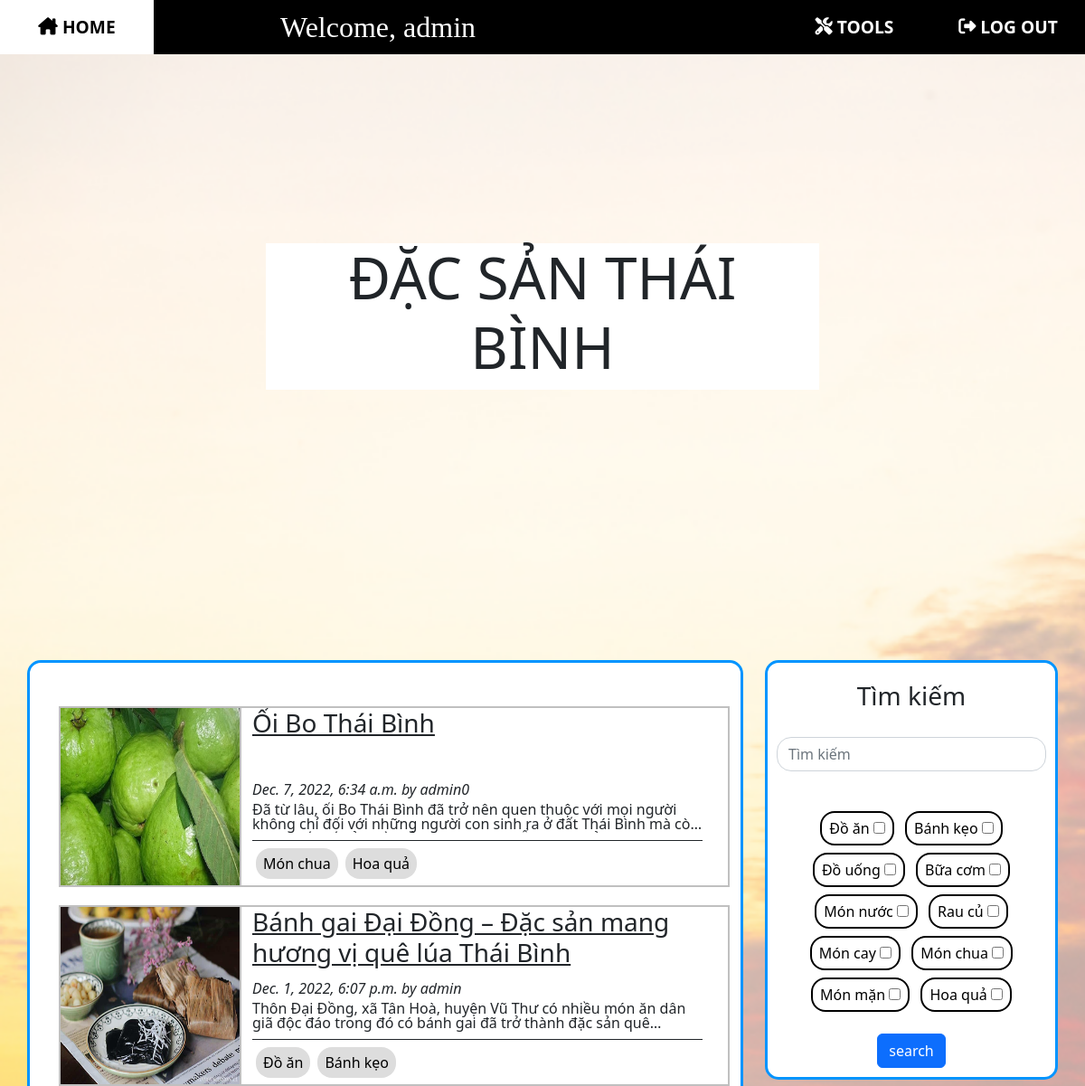
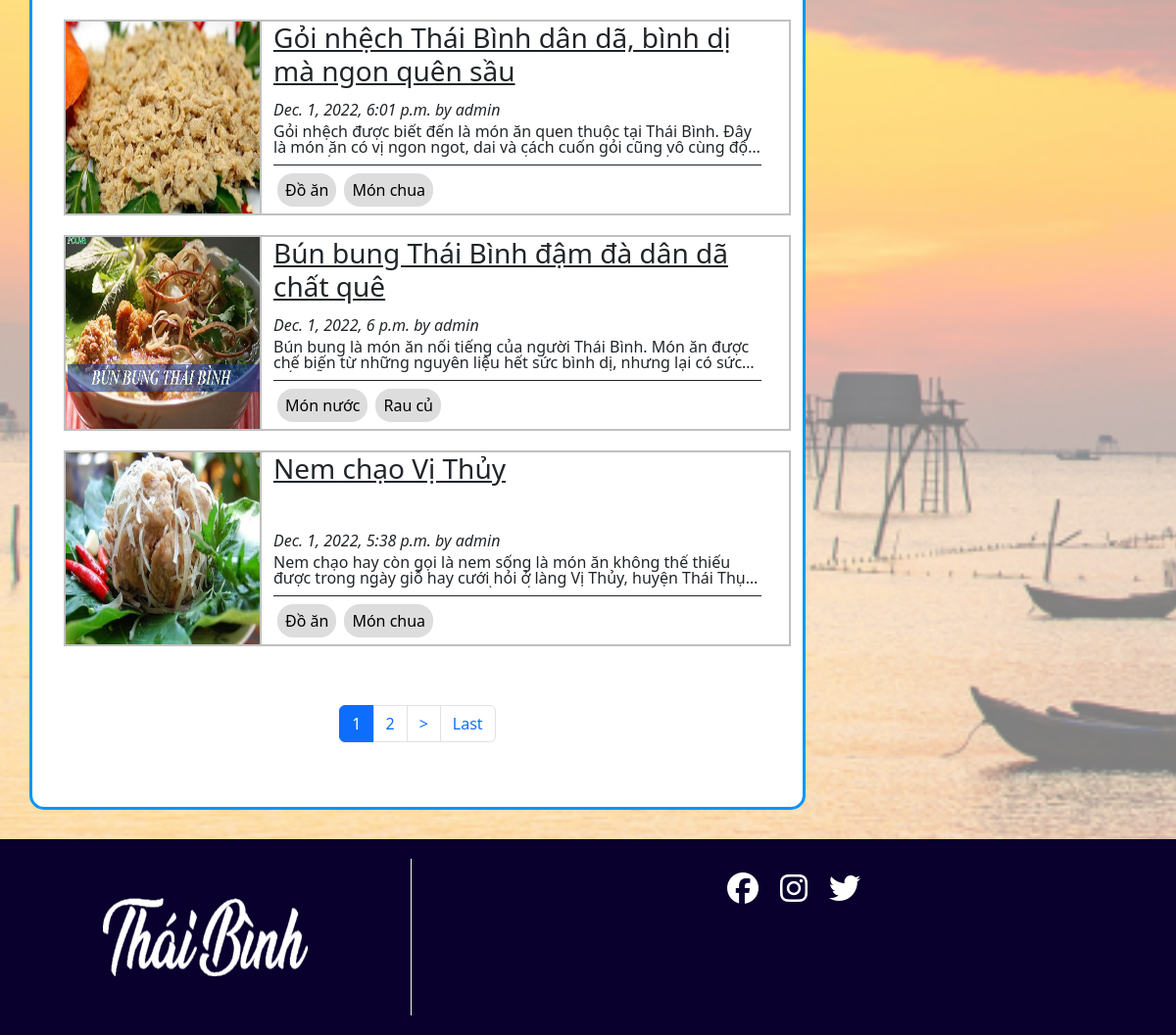
The app's page / (signed in) with its own data (2 pictures, top to bottom).
### blog/models.py (models this page shows, shortened)
class Post(models.Model):
    class NewManager(models.Manager):
        def get_queryset(self):
            return super().get_queryset().filter(status='published')
    options = (
        ('draft', 'Draft'),
        ('published', 'Published'),
    )
    title = models.CharField(max_length=250)
    category = models.ManyToManyField(
        Category, default=[1], related_name='posts')
    excerpt = models.TextField(null=True)
    slug = models.SlugField(max_length=250, unique_for_date='publish')
    image = models.FileField(
        upload_to='static/thumbnail/', default='static/thumbnail/default/default.jpg')
    publish = models.DateTimeField(default=timezone.now)
    author = models.ForeignKey(
        User, on_delete=models.CASCADE, related_name='blog_posts')
    content = RichTextUploadingField(null=True)
    status = models.CharField(max_length=10, choices=options, default='draft')
    likes = models.ManyToManyField(User, blank=True, related_name='likes')
    objects = models.Manager()  # default manager
    newmanager = NewManager()  # custom manager
    def get_absolute_url(self):
        return reverse('blog:post_single', args=[self.slug])
    class Meta:
        ordering = ('-publish',)

class Category(models.Model):
    name = models.CharField(max_length=100)
    def __str__(self):
        return self.name

### blog/views.py (the view)
# urls.py: path('', views.home, name='homepage'),
def home(request):
    posts = Post.newmanager.all()
    list = pagination(request, posts)
    return render(request, 'blog/index.html', {'posts': Post.newmanager.all(), 'categorys': Category.objects.all(), 'list': list})

### blog/views.py (called while the page is built)
def pagination(request, posts):
    obj = posts
    page_n = request.GET.get('page')
    p = Paginator(obj, 5)
    list = p.get_page(page_n)
    return list

### templates/blog/index.html
{% extends "base/base.html" %} {% block title %} Đặc sản Thái Bình {% endblock %} {% load static %}{% block content %} {%include "base/nav-bar.html"%}
<div class="bgpic"><img src="{% static 'Bien-Thai-Binh.jpg' %}" /></div>
<div class="col">
    <div class="row" id="row-titlecard">
        <div class="titlecard">
            <h1 style="font-size:400%">ĐẶC SẢN THÁI BÌNH</h1>
        </div>
    </div>
    <div class="row ">
        <div class="col-8">
            <div class="container">
                {% include "blog/list.html" %}
            </div>
        </div>
        <div class="col-4">
            {% include "blog/searchbox.html" %}
        </div>
    </div>
    {%include "base/footer.html"%}
</div>
{% endblock %}

### templates/base/nav-bar.html (shortened to what this page needs)
{% extends "base/base.html"%}{%load static%} {%block content%}
<nav class="navbar-custom">
    <a class="nav-button" href="/" id="home">
        <i class="fa-solid fa-house-chimney" style="margin-right: 5px"></i>HOME</a>
    {% if user.is_authenticated%}
    <h2 class="welcome">Welcome, {{user}}</h2>{%endif%} {% if user.is_superuser %}
    <a class="nav-button nav-right-2" href="{% url 'admin:index' %}"> <i class="fa-solid fa-screwdriver-wrench" style="margin-right: 5px"></i>TOOLS</a> {%endif%} {% if user.is_authenticated%}
    <a class="nav-button nav-right-1" href="{% url 'logout' %}?next={{request.path}}" id="logout"> <i class="fa-solid fa-right-from-bracket" style="margin-right: 5px"></i>LOG OUT</a>
    {% endif %}
</nav>
{%endblock%}

### templates/blog/list.html (shortened to what this page needs)
{%block content%}
<div class="col pt-5">
    {% for post in list %}
    <div class="post-container row">
        <div class="col-3 post-thumbnail ">
            <img src="/{{post.image}}" />
        </div>
        <div class="col-9 post-detail">
            <div class="post-title">
                <h3>
                    <a class="text-dark" href="{{post.get_absolute_url}} ">{{post.title}}</a>
                </h3>
            </div>
            <div class="post-meta">
                <em>{{post.publish}} by {{post.author}}</em>
            </div>
            <div class="post-excerpt">
                <p>{{post.excerpt}}</p>
            </div>
            <div class="post-cat">
                {% for tag in post.category.all %}
                <a class="tag-btn" href="/search/?q=&c={{tag.id}}">{{tag}}</a>{%endfor%}
            </div>
        </div>
    </div>
    {% endfor %}
</div>
<nav aria-label="Page navigation example">
    <ul class="pagination" style="text-align: center;">
        <li class="page-item active"><a class="page-link" href="?page={{list.number}}">{{list.number}}</a></li>
        {%if list.has_next%}
        <li class="page-item"><a class="page-link" href="?page={{list.next_page_number}}">{{list.next_page_number}}</a></li>
        <li class="page-item"><a class="page-link" href="?page={{list.next_page_number}}">></a></li>
        <li class="page-item"><a class="page-link" href="?page={{list.paginator.num_pages}}">Last</a></li>
        {%endif%}
    </ul>
</nav>
{%endblock%}

### templates/blog/searchbox.html
{% load static %} {% block content %}
<link href="{% static 'style.css' %}" rel="stylesheet">
<div class="search-box">
    <form role="search" method="get" action="/search/">
        <h3>Tìm kiếm</h3>
        <div class="search-bar">
            <input class="form-control me-5" name="q" type="search" placeholder="Tìm kiếm" aria-label="Search">
        </div>
        <div class="tag-bar">
            {% for tag in categorys.all%} {%if tag.name != 'default'%}
            <div class="tag-checkbox">
                <label for="{{tag}}" class="">{{tag.name}}</label>
                <input name="c" type="checkbox" id="{{tag}}" value="{{tag.pk}}">
            </div>
            {% endif %} {%endfor%}
        </div>
        <button class="btn btn-primary" type="submit">search </button>
    </form>
</div>
{% endblock %}

### static/style.css (style rules this page uses)
* { box-sizing: border-box; padding: 0; margin: 0; }
.bgpic { width: 100%; height: 100%; position: fixed; z-index: -1; opacity: 0.5; }
.container { border: solid #0094FF; border-radius: 15px; background-color: white; margin: 30px; padding-bottom: 50px; min-height: 1000px; }
.titlecard { background-color: white; width: 50%; text-align: center; align-self: center; margin-right: auto; margin-left: auto; }
#row-titlecard { height: 700px; }
.search-box { border: solid #0094FF; display: flex; flex-direction: column; align-items: center; border-radius: 15px; background-color: white; min-height: 400px; position: sticky; top: 70px; margin: 30px; padding: 20px 10px 10px 10px; }
.search-box form { display: flex; flex-direction: column; align-items: center; }
.search-bar { margin-top: 20px; margin-bottom: 20px; }
.tag-bar { margin: 20px 10px 20px 10px; text-align: center; }
.tag-checkbox { border: black solid 2px; color: black; padding: 5px 8px; text-align: center; text-decoration: none; display: inline-block; margin: 4px; cursor: pointer; border-radius: 16px; min-width: 55px; }
.nav-button { border: transparent; font-size: larger; font-weight: 600; text-decoration: none; display: flex; align-items: center; justify-content: center; color: white; background-color: black; height: 100%; width: 170px; }
.nav-right-1 { justify-self: flex-end; order: 2; margin-left: 0; margin-right: 0; }
.nav-right-2 { justify-self: flex-end; order: 1; margin-left: auto; margin-right: 0; }
.welcome { font-family: Apple Chancery, cursive; border: transparent; text-decoration: none; display: flex; align-items: center; justify-items: center; color: white; background-color: black; padding-left: 40px; padding-right: 40px; height: 100%; margin-left: 100px; margin-right: auto; }
.navbar-custom { position: fixed; display: flex; flex-direction: row; background-color: black; width: 100%; height: 60px; z-index: 1; }
.form-control { border-radius: 1rem; }
.post-container { position: relative; background-color: white; border: solid #C0C0C0 2px; margin: 0 0 20px 20px; height: 200px; max-width: 800px; overflow: hidden; }
.post-container .post-thumbnail { position: absolute; padding: 0; border-right: inherit; overflow: hidden; height: 100%; width: 200px; }
.post-container .post-thumbnail img { width: 100%; height: 100%; }
.post-container .post-detail { position: relative; left: 200px; }
.post-container .post-detail .post-title { position: absolute; margin-bottom: 10px; height: 70px; width: 90%; overflow: hidden; text-overflow: ellipsis; display: -webkit-box; line-height: 40px; -webkit-line-clamp: 2; -webkit-box-orient: vertical; }
.post-container .post-detail .post-excerpt { position: absolute; bottom: 45px; margin-bottom: 13px; height: 34px; width: 90%; overflow: hidden; text-overflow: ellipsis; display: -webkit-box; line-height: 16px; -webkit-line-clamp: 2; -webkit-box-orient: vertical; }
.post-container .post-detail .post-cat { position: absolute; bottom: 0px; border-top: solid 1px; height: 50px; width: 90%; text-overflow: ellipsis; overflow: hidden; display: flex; align-items: center; }
.post-container .post-detail .post-meta { position: absolute; bottom: 95px; font-size: medium; height: 18px; width: 90%; overflow: hidden; text-overflow: ellipsis; display: -webkit-box; line-height: 15px; }
.tag-btn { background-color: #ddd; border: none; color: black; padding: 5px 8px; text-align: center; text-decoration: none; display: inline-block; margin: 4px; cursor: pointer; border-radius: 16px; min-width: 55px; }
.pagination { margin-top: 60px; display: flex; justify-content: center; }
.active>.page-link { z-index: 0; }

### records on screen
Post: image (picture), title "Ổi Bo Thái Bình", publish "Dec. 7, 2022, 6:34 a.m.", author "admin0", excerpt "Đã từ lâu, ổi Bo Thái Bình đã trở nên quen thuộc với mọi người không chỉ đối với những người con sinh ra ở đất Thái Bình mà…"
Category: name "Món chua"
Category: name "Hoa quả"
Post: image (picture), title "Bánh gai Đại Đồng – Đặc sản mang hương vị quê lúa Thái Bình", publish "Dec. 1, 2022, 6:07 p.m.", author "admin", excerpt "Thôn Đại Đồng, xã Tân Hoà, huyện Vũ Thư có nhiều món ăn dân giã độc đáo trong đó có bánh gai đã trở thành đặc sản…"
Category: name "Đồ ăn"
Category: name "Bánh kẹo"
Post: image (picture), title "Gỏi nhệch Thái Bình dân dã, bình dị mà ngon quên sầu", publish "Dec. 1, 2022, 6:01 p.m.", author "admin", excerpt "Gỏi nhệch được biết đến là món ăn quen thuộc tại Thái Bình. Đây là món ăn có vị ngon ngot, dai và cách cuốn gỏi cũng vô cùng…"
Post: image (picture), title "Bún bung Thái Bình đậm đà dân dã chất quê", publish "Dec. 1, 2022, 6 p.m.", author "admin", excerpt "Bún bung là món ăn nổi tiếng của người Thái Bình. Món ăn được chế biến từ những nguyên liệu hết sức bình dị, nhưng lại có…"
Category: name "Món nước"
Category: name "Rau củ"
Post: image (picture), title "Nem chạo Vị Thủy", publish "Dec. 1, 2022, 5:38 p.m.", author "admin", excerpt "Nem chạo hay còn gọi là nem sống là món ăn không thể thiếu được trong ngày giỗ hay cưới hỏi ở làng Vị Thủy, huyện Thái…"
Category: name "Đồ uống"
Category: name "Bữa cơm"
Category: name "Món cay"
Category: name "Món mặn"

### other values on screen
{{ user }} "admin"
{{ list.number }} "1"
{{ list.next_page_number }} "2"
